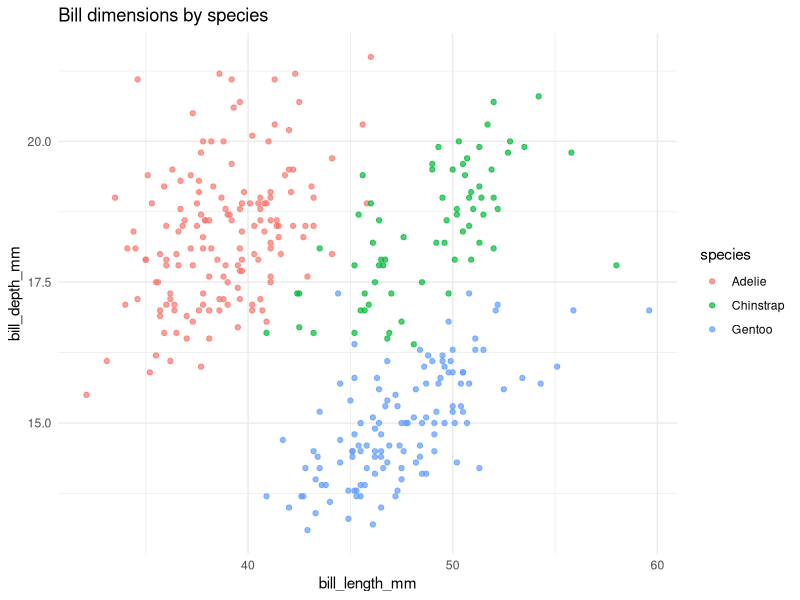
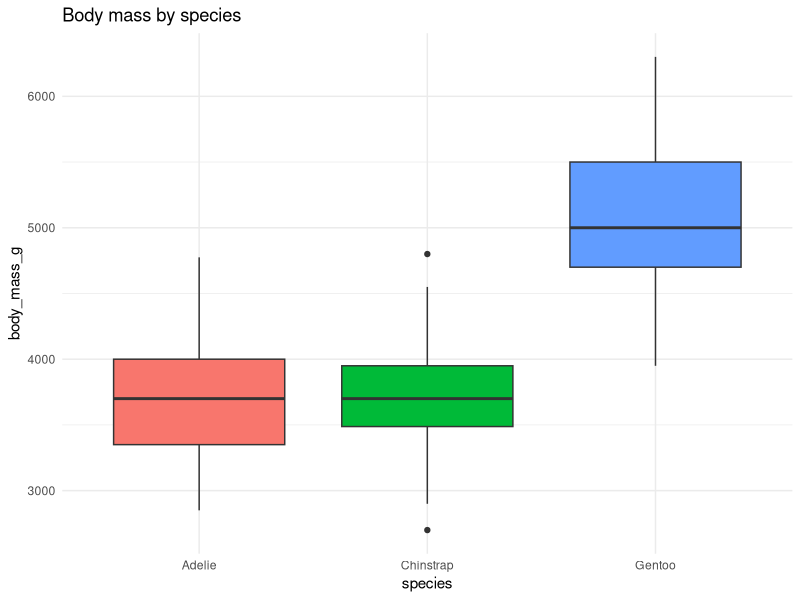
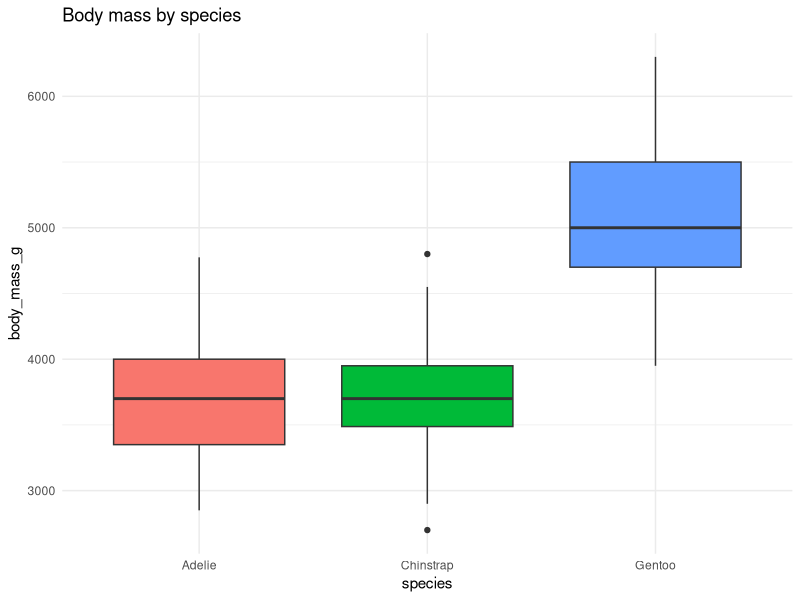
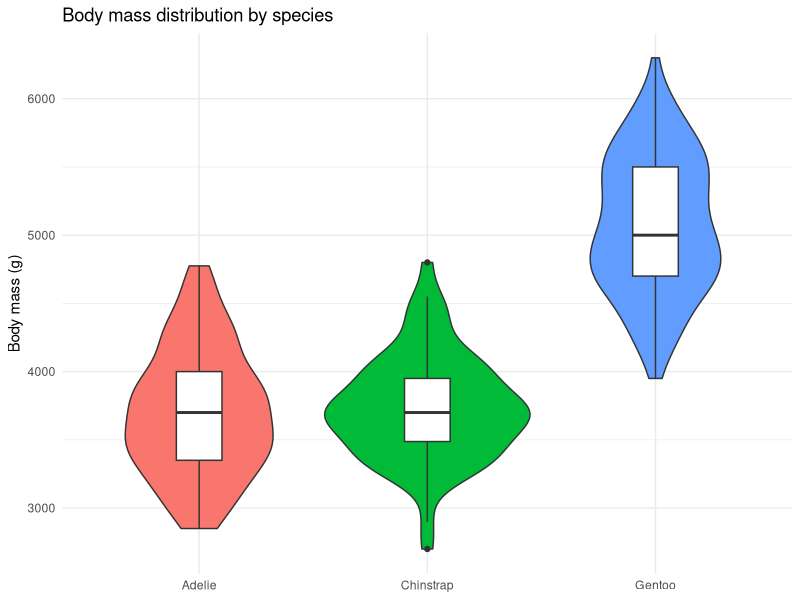

Here is the R script that generated these plots, in order:
## ---- chunk 1
#| include: false
library(tidyverse)
library(palmerpenguins)
## ---- chunk 2
#| code-fold: true
#| code-summary: "Show the code"

penguins |>
  group_by(species) |>

  summarise(mean_bill = mean(bill_length_mm, na.rm = TRUE))
## ---- chunk 3
#| code-fold: show
#| code-summary: "Hide the code"

penguins |>
  count(species, island)
## ---- chunk 4
#| output: false

result <- penguins |>
  group_by(species) |>
  summarise(n = n())

# This runs but output is hidden
## ---- chunk 5
#| echo: false

penguins |>
  ggplot(aes(x = bill_length_mm, y = bill_depth_mm, colour = species)) +
  geom_point(alpha = 0.7) +
  theme_minimal() +
  labs(title = "Bill dimensions by species")
## ---- chunk 6
#| include: false

# This chunk runs but nothing appears in output
secret_data <- penguins |> filter(species == "Adelie")
## ---- chunk 7
#| echo: false

ggplot(penguins, aes(x = species, y = body_mass_g, fill = species)) +
  geom_boxplot() +
  theme_minimal() +
  labs(title = "Body mass by species") +
  theme(legend.position = "none")
## ---- chunk 8
ggplot(penguins, aes(x = species, y = body_mass_g, fill = species)) +
  geom_boxplot() +
  theme_minimal() +
  labs(title = "Body mass by species") +
  theme(legend.position = "none")
## ---- chunk 9
glimpse(penguins)
## ---- chunk 10
penguins_filtered <- penguins |>
  filter(!is.na(body_mass_g))

nrow(penguins_filtered)
## ---- chunk 11
penguins_filtered |>
  group_by(species) |>
  summarise(
    n = n(),
    mean_mass = mean(body_mass_g),
    sd_mass = sd(body_mass_g)
  )
## ---- chunk 12
penguins_filtered |>
  ggplot(aes(x = species, y = body_mass_g, fill = species)) +
  geom_violin() +
  geom_boxplot(width = 0.2, fill = "white") +
  theme_minimal() +
  labs(
    title = "Body mass distribution by species",
    y = "Body mass (g)",
    x = NULL
  ) +
  theme(legend.position = "none")
